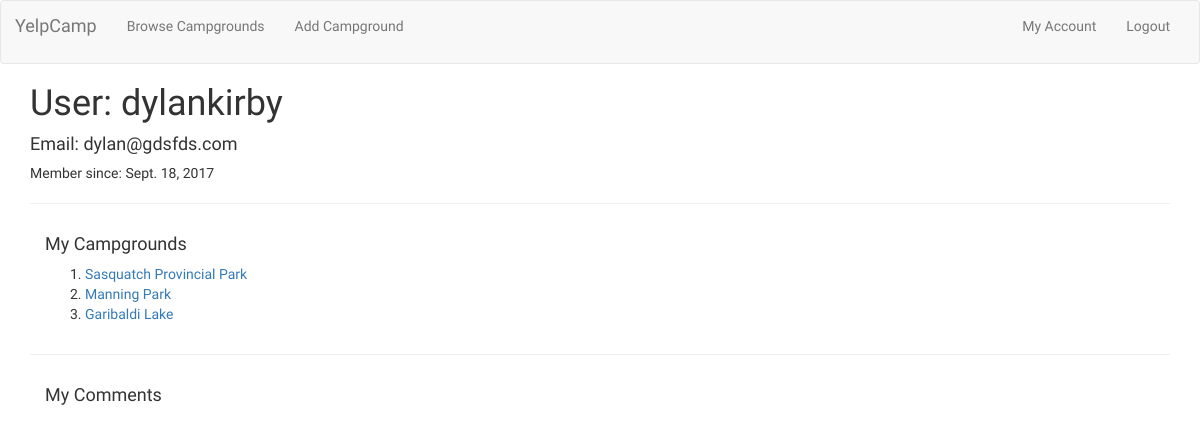
Page /accounts/2/ (signed in) on the committed database.
### campgrounds/models.py (models this page shows, shortened)
class Campground(models.Model):
	author = models.ForeignKey('auth.User' , related_name='submitted_campgrounds')
	name = models.CharField(max_length=128, blank=False, unique=True)
	image = models.URLField(blank=False)
	short_description = models.CharField(max_length=128)
	price_per_night = models.DecimalField(max_digits=5, decimal_places=2, blank=True)
	city = models.CharField(max_length=56, blank=True, unique=False)
	PROVINCES = (
		('British Columbia', 'BC'),
		('Alberta','AB'),
		('Saskatchewan','SK'),
		('Manitoba','MB'),
		('Ontario','ON'),
		('Quebec','QC'),
		('New Brunswick','NB'),
		('Newfoundland and Labrador','NL'),
		('Nova Scotia','NS'),
		('Prince Edward Island','PEI'),
		('Yukon','YK'),
		('Northwest Territories','NT'),
		('Nunavut','NU'),
	)
	province = models.CharField(max_length=56, blank=False, unique=False, choices=PROVINCES, default='BC')
	def __init__(self, *args, **kwargs):
	    super(Campground, self).__init__(*args, **kwargs)

### accounts/views.py (the view)
# urls.py: url(r'^(?P<pk>\d+)/$', views.AccountDetail.as_view(), name="my_account"),
class AccountDetail(DetailView, LoginRequiredMixin):
	model = User
	template_name = 'accounts/user_detail.html'
	context_object_name = 'user_object'
	def get_object(self):
		return self.request.user

### accounts/templates/accounts/user_detail.html (shortened to what this page needs)
{% extends 'base.html' %}
{% block content %}
<div class="container">
	<h1>User: {{user.username}} </h1>
	<h4>Email: {{user.email}}</h4>
	<p>Member since: {{user.date_joined.date}}</p>
	<hr>
	<div class="container">
		<h4>My Campgrounds</h4>
		<ol>
			{% for campground in user.submitted_campgrounds.all %}
				<li><a href="{% url 'campgrounds:details' pk=campground.pk %}">{{campground.name}}</a></li>
			{% endfor %}
		</ol>
	</div>
	<hr>
	<div class="container">
		<h4>My Comments</h4>
	</div>
</div>
{% endblock %}

### static/YelpCamp/css/master.css (style rules this page uses)
body { font-family: Raleway; }

### rows in the picture
Campground: name "Sasquatch Provincial Park"
Campground: name "Manning Park"
Campground: name "Garibaldi Lake"

### other values in the picture
{{ user.username }} "dylankirby"
{{ user.email }} "dylan@gdsfds.com"
{{ user.date_joined.date }} "Sept. 18, 2017"
